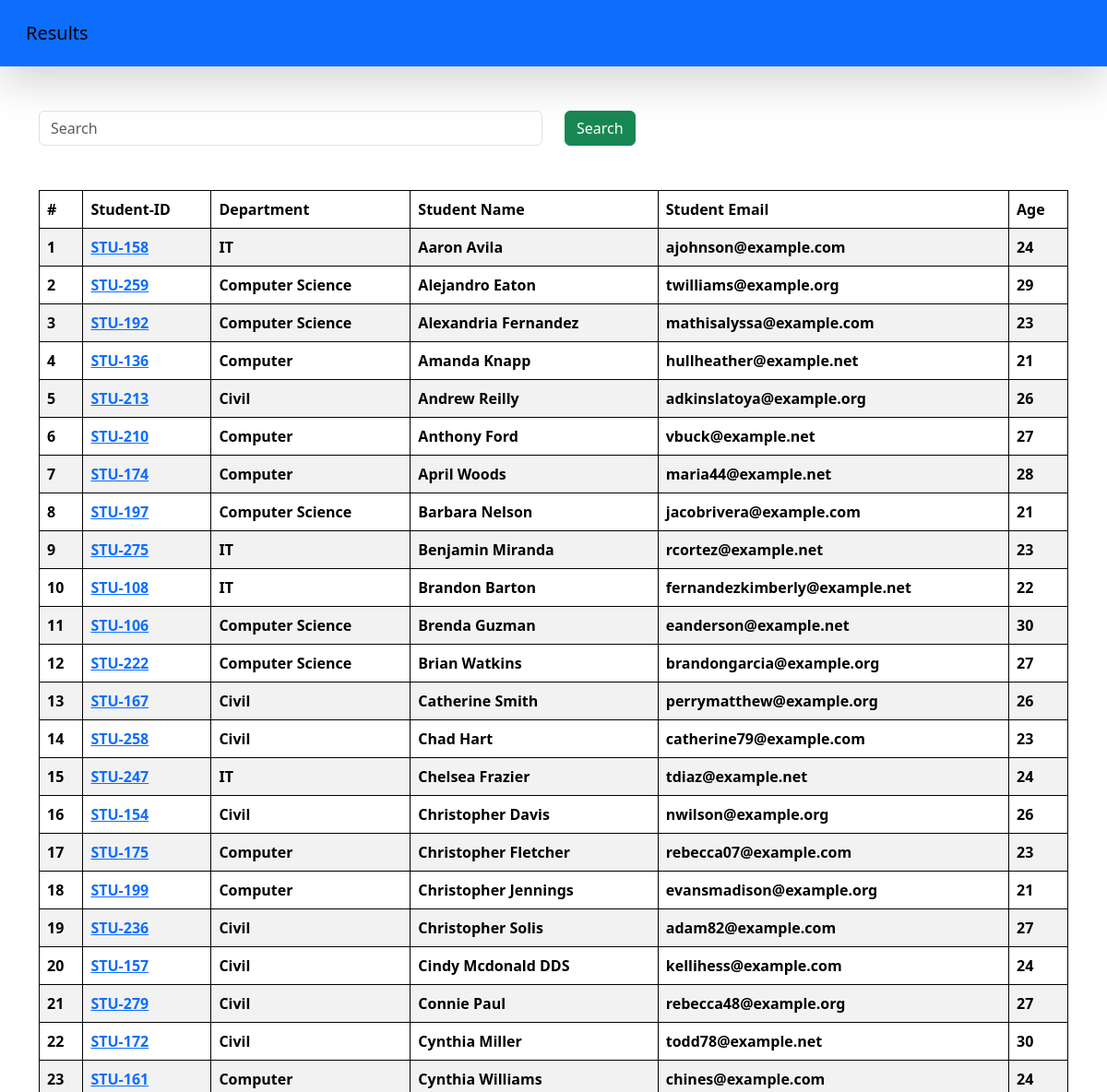
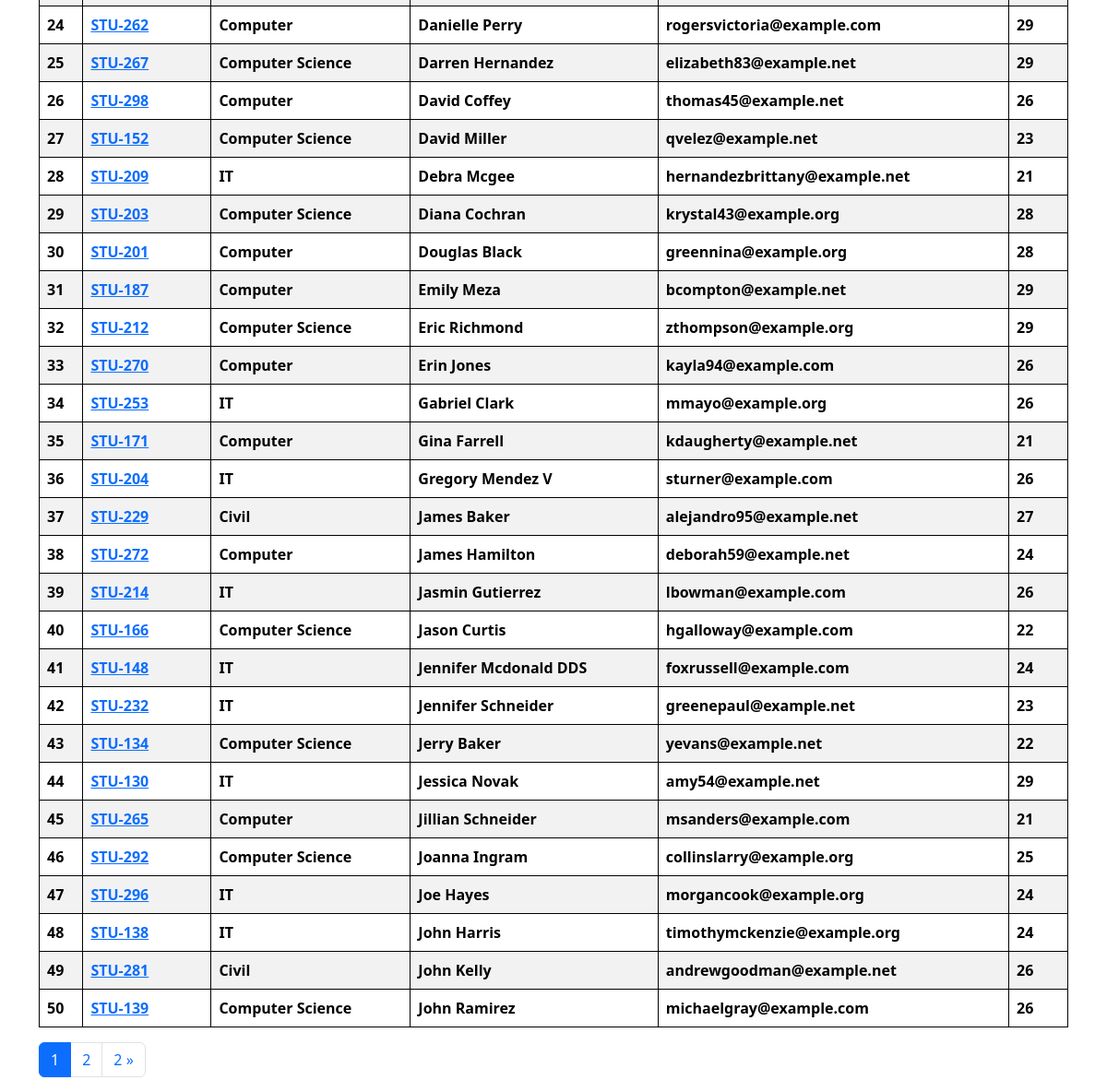
/students/, run on an earlier commit of the app's database (2 pictures, top to bottom).
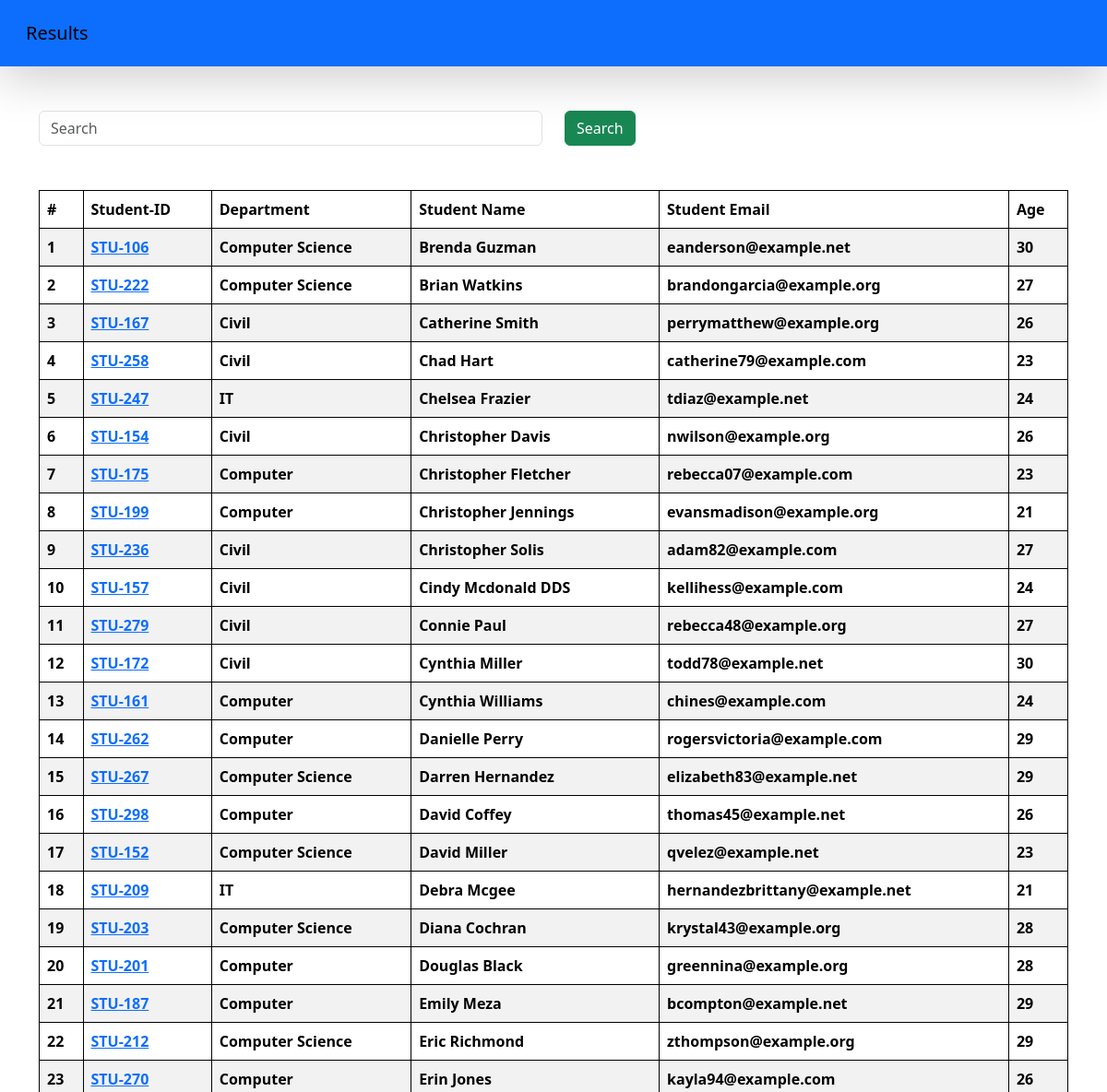
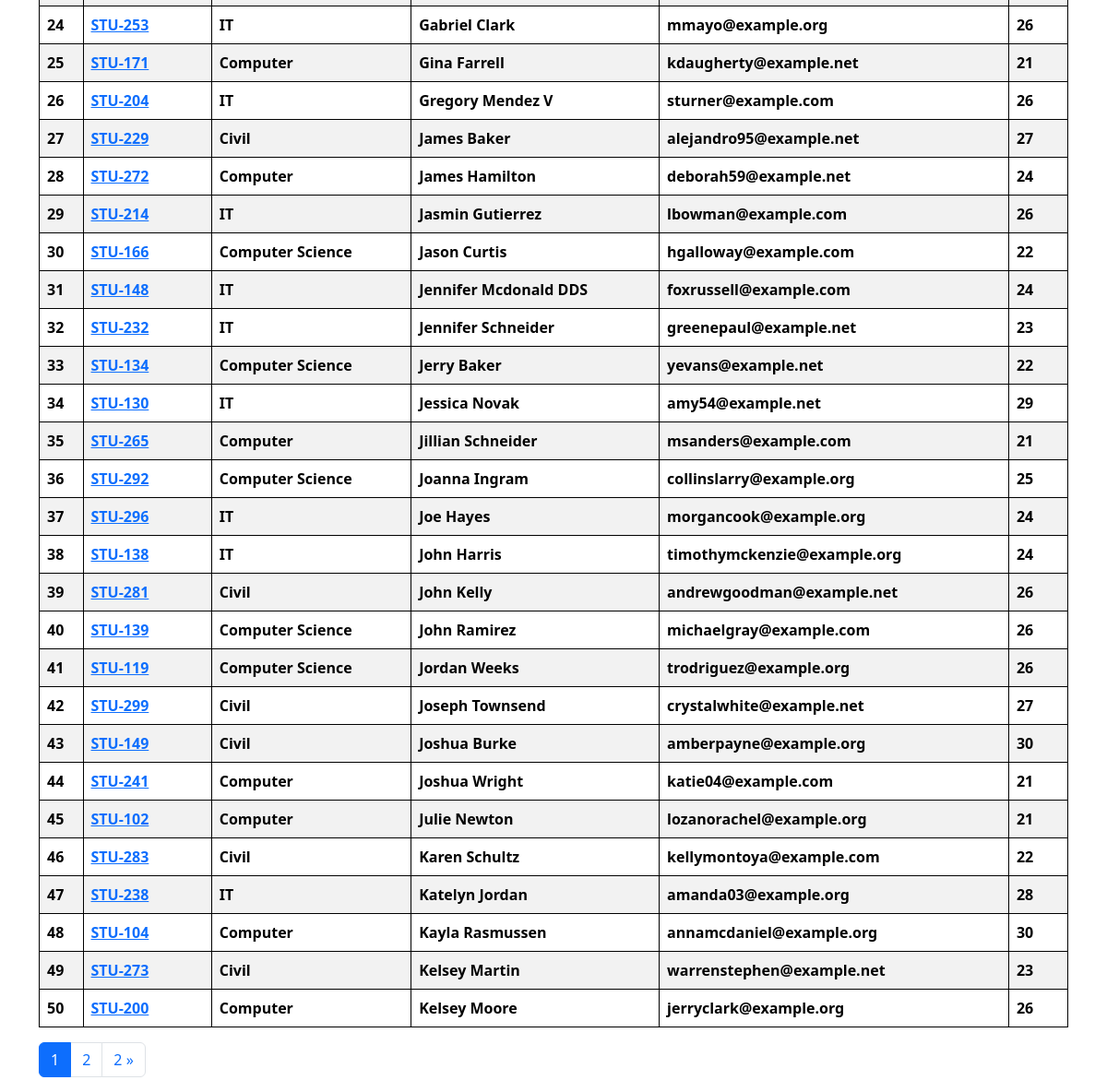
And on a later commit of the database (2 pictures, top to bottom).
### reportcard/models.py (models this page shows, shortened)
class Student(models.Model):
    department = models.ForeignKey(Department,related_name="depart",on_delete=models.CASCADE)
    student_id = models.OneToOneField(StudentID,related_name="studentid",on_delete=models.CASCADE)
    student_name = models.CharField(max_length=100)
    student_email = models.CharField(max_length=100)
    student_age = models.IntegerField(default=18)
    student_address = models.TextField()
    is_deleted = models.BooleanField(default= False)
    objects = StudentManager()
    admin_objects = models.Manager()
    class Meta:
        ordering = ['student_name']
        verbose_name = "student"

class StudentID(models.Model):
    student_id = models.CharField(max_length=100)
    def __str__(self) -> str:
        return self.student_id
    class Meta:
        ordering = ['student_id']

class Department(models.Model):
    department = models.CharField(max_length=100)
    def __str__(self) -> str:
        return self.department
    class Meta:
        ordering = ['department']

### reportcard/views.py (the view, shortened to what this page needs)
# urls.py: path('students/',get_student,name="get_student"),
def get_student(request):
    queryset = Student.objects.all()
    paginator = Paginator(queryset,50) #50 Records on 1 page
    page_number = request.GET.get('page',1)
    page_obj = paginator.get_page(page_number)
    return render(request,'reportcard/students.html',{'queryset' : page_obj})

### reportcard/models.py (called while the page is built)
    def get_queryset(self):
        return super().get_queryset().filter(is_deleted = False)

### reportcard/templates/reportcard/students.html (shortened to what this page needs)
{% extends "reportcard/base.html" %}
{% block start %}
    <div class="container mt-5">
        <form>
            <div class="row mb-5">
                <div class="col md-6">
                    <input class="form-control col-6" type="text" name="search" placeholder="Search">
                </div>
                <div class="col md-6">
                    <button class="btn btn-success">Search</button>
                </div>
            </div>
        </form>
        <table class="table table-striped">
            <thead>
                <tr>
                    <th scope="col">#</th>
                    <th scope="col">Student-ID</th>
                    <th scope="col">Department </th>
                    <th scope="col">Student Name</th>
                    <th scope="col">Student Email</th>
                    <th scope="col">Age</th>
                </tr>
            </thead>
            <tbody>
                {% for student in queryset %}
                    <tr>
                        <th scope="row"> {{ forloop.counter }} </th>
                        <th>
                            <a href="{% url 'get_result' student.student_id %}">
                                {{student.student_id}}
                            </a>
                        </th>
                        <th scope="row"> {{student.department}} </th>
                        <th scope="row"> {{student.student_name }} </th>
                        <th scope="row"> {{student.student_email }} </th>
                        <th scope="row"> {{student.student_age }} </th>
                    </tr>
                {% endfor %}
            </tbody>
        </table>
        <div class="pagination">
            <nav aria-label="Page navigation">
                <ul class="pagination">
                    <li class="page-item active"><a class="page-link" href="?page={{queryset.number}}">{{queryset.number}}</a></li>
                    {% if queryset.has_next %}
                        <li class="page-item"><a class="page-link" href="?page={{queryset.next_page_number}}">{{queryset.next_page_number}}</a></li>
                        <li class="page-item"><a class="page-link" href="?page={{queryset.paginator.num_pages}}">{{queryset.paginator.num_pages}} &raquo;</a></li>
                    {% endif %}
                </ul>
            </nav>
        </div>
    </div>
{% endblock %}

What changed in the data, as far as the page shows it:
no longer on this page (row edited): Student: student_id "STU-158", department "IT", student_name "Aaron Avila", student_email "ajohnson@example.com", student_age "24"
no longer on this page (row edited): Student: student_id "STU-259", department "Computer Science", student_name "Alejandro Eaton", student_email "twilliams@example.org", student_age "29"
no longer on this page (row edited): Student: student_id "STU-192", department "Computer Science", student_name "Alexandria Fernandez", student_email "mathisalyssa@example.com", student_age "23"
no longer on this page (row edited): Student: student_id "STU-136", department "Computer", student_name "Amanda Knapp", student_email "hullheather@example.net", student_age "21"
no longer on this page (row edited): Student: student_id "STU-213", department "Civil", student_name "Andrew Reilly", student_email "adkinslatoya@example.org", student_age "26"
no longer on this page (row edited): Student: student_id "STU-210", department "Computer", student_name "Anthony Ford", student_email "vbuck@example.net", student_age "27"
no longer on this page (row edited): Student: student_id "STU-174", department "Computer", student_name "April Woods", student_email "maria44@example.net", student_age "28"
no longer on this page (row edited): Student: student_id "STU-197", department "Computer Science", student_name "Barbara Nelson", student_email "jacobrivera@example.com", student_age "21"
no longer on this page (row edited): Student: student_id "STU-275", department "IT", student_name "Benjamin Miranda", student_email "rcortez@example.net", student_age "23"
no longer on this page (row edited): Student: student_id "STU-108", department "IT", student_name "Brandon Barton", student_email "fernandezkimberly@example.net", student_age "22"
now on this page (row unchanged): Student: student_id "STU-119", department "Computer Science", student_name "Jordan Weeks", student_email "trodriguez@example.org", student_age "26"
now on this page (row unchanged): Student: student_id "STU-299", department "Civil", student_name "Joseph Townsend", student_email "crystalwhite@example.net", student_age "27"
now on this page (row unchanged): Student: student_id "STU-149", department "Civil", student_name "Joshua Burke", student_email "amberpayne@example.org", student_age "30"
now on this page (row unchanged): Student: student_id "STU-241", department "Computer", student_name "Joshua Wright", student_email "katie04@example.com", student_age "21"
now on this page (row unchanged): Student: student_id "STU-102", department "Computer", student_name "Julie Newton", student_email "lozanorachel@example.org", student_age "21"
now on this page (row unchanged): Student: student_id "STU-283", department "Civil", student_name "Karen Schultz", student_email "kellymontoya@example.com", student_age "22"
now on this page (row unchanged): Student: student_id "STU-238", department "IT", student_name "Katelyn Jordan", student_email "amanda03@example.org", student_age "28"
now on this page (row unchanged): Student: student_id "STU-104", department "Computer", student_name "Kayla Rasmussen", student_email "annamcdaniel@example.org", student_age "30"
now on this page (row unchanged): Student: student_id "STU-273", department "Civil", student_name "Kelsey Martin", student_email "warrenstephen@example.net", student_age "23"
now on this page (row unchanged): Student: student_id "STU-200", department "Computer", student_name "Kelsey Moore", student_email "jerryclark@example.org", student_age "26"
